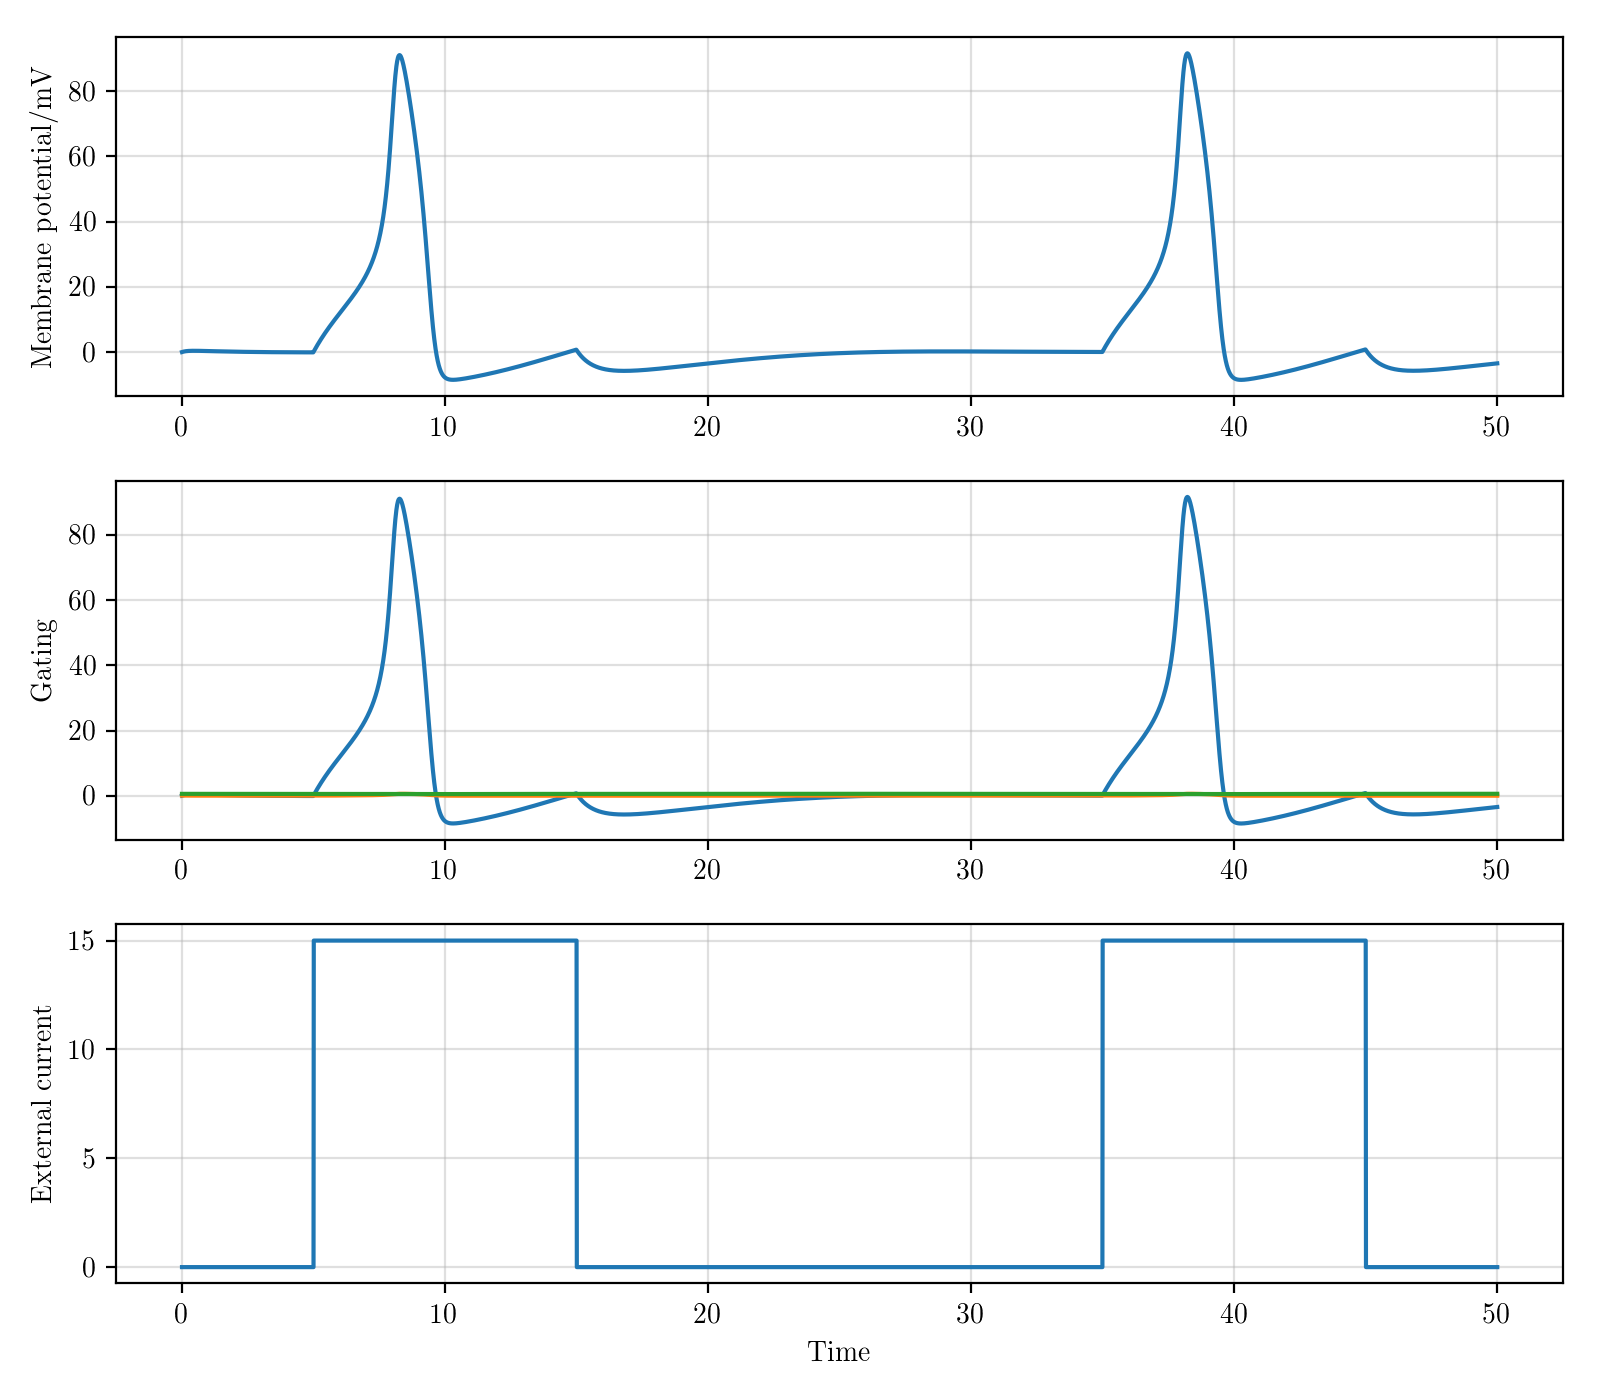

Python code for this plot:
import matplotlib.pyplot as plt
from math import *
from rungekutta import rungekutta

plt.rcdefaults();
plt.rc('text', usetex = True);
plt.rc('font', family = 'serif')


'''
The Hodgkin–Huxley model is a set of nonlinear differential equations that approximates the electrical characteristics of excitable cells such as neurons and cardiac myocytes.
Basically, It describes how action potentials in neurons are initiated and propagated. 
Alan Hodgkin and Andrew Huxley received the 1963 Nobel Prize in Physiology or Medicine for this work.

The lipid bilayer is represented as a capacitance (Cm)
Voltage-gated ion channels are represented by electrical conductances (gn, where n is the specific ion channel) that depend on both voltage and time. 
Leak channels are represented by linear conductances (gL). 
The electrochemical gradients driving the flow of ions are represented by voltage sources (En) whose voltages are determined by the ratio of the intra- and extracellular concentrations of the ionic species of interest. 
Finally, ion pumps are represented by current sources (Ip).
The membrane potential is denoted by Vm.

I is the total membrane current per unit area, Cm is the membrane capacitance per unit area, gK and gNa are the potassium and sodium conductances per unit area, respectively, VK and VNa are the potassium and sodium reversal potentials, respectively, and gl and Vl are the leak conductance per unit area and leak reversal potential, respectively. The time dependent elements of this equation are Vm, gNa, and gK, where the last two conductances depend explicitly on voltage as well.

'''

# Parameters, RTFM
C = 1;
V = 0;
n = 0.32;
m = 0.08;
h = 0.6;
I = 30;
gK = 36;
gNa = 120;
gL = 0.3;
EK = -12;
ENa = 120;
EL = 10.6;
c = 0

def I(t):
	global c
	if ((round(t/10)+10)%3)  >=2 and c<=10:
		c =+ 0.01
		return 15
	else:
		if not ((round(t/10)+10)%3)  >=2:
			c = 0
		return  0

# Functions
alpha_n  = lambda V: .01 * (10-V)/(exp(1 - .1 * V) -1)
alpha_m = lambda V: .1 * (25 - V)/(exp(2.5 - 0.1*V) - 1)
alpha_h = lambda V: .07 * exp(-V/20)

beta_n = lambda V: 0.125 * exp(-V / 80)
beta_m = lambda V: 4 * exp(-V / 18)
beta_h = lambda V: 1 / (exp(3 - 0.1 * V) + 1)

vdot = lambda t, v, n, m, h: (I(t) - gK*(n**4)*(v - EK) - gNa*(m**3)*h*(v - ENa) - gL*(v - EL))/C
ndot = lambda t, v, n, m, h: alpha_n(v) * (1 - n) - beta_n(V) * n
mdot = lambda t, v, n, m, h: alpha_m(v) * (1 - m) - beta_m(V) * m
hdot = lambda t, v, n, m, h: alpha_h(v) * (1 - h) - beta_h(V) * h

hh = rungekutta(vdot, ndot, mdot, hdot)
t, y = hh.solve([V, n, m, h], .01, 50)

# Results
plt.figure(figsize = (8,7))
plt.subplot(311)
plt.grid(True, alpha = 0.4)
plt.plot(t, y[0])
plt.ylabel(r'Membrane potential/mV', fontsize = 10)

plt.subplot(312)
plt.grid(True, alpha = 0.4)
plt.plot(t, y[0])
plt.plot(t, y[2])
plt.plot(t, y[3])
plt.ylabel(r'Gating', fontsize = 10)

plt.subplot(313)
plt.grid(True, alpha = 0.4)
plt.plot(t, [I(k) for k in t])
plt.ylabel(r'External current', fontsize = 10)
plt.xlabel(r'Time', fontsize = 10)
plt.tight_layout()
plt.savefig('hodgkin_huxley.png', dpi = 200)
